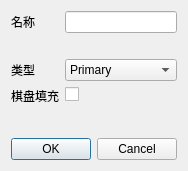
<?xml version="1.0" encoding="UTF-8"?>
<ui version="4.0">
 <class>NewTilesetDialog</class>
 <widget class="QDialog" name="NewTilesetDialog">
  <property name="geometry">
   <rect>
    <x>0</x>
    <y>0</y>
    <width>450</width>
    <height>209</height>
   </rect>
  </property>
  <property name="windowTitle">
   <string>添加新 Tileset</string>
  </property>
  <property name="modal">
   <bool>true</bool>
  </property>
  <layout class="QVBoxLayout" name="verticalLayout">
   <property name="sizeConstraint">
    <enum>QLayout::SizeConstraint::SetFixedSize</enum>
   </property>
   <item>
    <widget class="QFrame" name="form">
     <layout class="QFormLayout" name="formLayout">
      <property name="leftMargin">
       <number>0</number>
      </property>
      <property name="topMargin">
       <number>0</number>
      </property>
      <property name="rightMargin">
       <number>0</number>
      </property>
      <property name="bottomMargin">
       <number>0</number>
      </property>
      <item row="0" column="0">
       <widget class="QLabel" name="label_Name">
        <property name="text">
         <string>名称</string>
        </property>
       </widget>
      </item>
      <item row="0" column="1">
       <widget class="QLineEdit" name="lineEdit_Name">
        <property name="clearButtonEnabled">
         <bool>true</bool>
        </property>
       </widget>
      </item>
      <item row="1" column="1">
       <widget class="QLabel" name="label_NameError">
        <property name="visible">
         <bool>false</bool>
        </property>
        <property name="styleSheet">
         <string notr="true">color: rgb(255, 0, 0)</string>
        </property>
        <property name="text">
         <string/>
        </property>
       </widget>
      </item>
      <item row="2" column="0">
       <widget class="QLabel" name="label_Type">
        <property name="text">
         <string>类型</string>
        </property>
       </widget>
      </item>
      <item row="2" column="1">
       <widget class="NoScrollComboBox" name="comboBox_Type">
        <property name="editable">
         <bool>false</bool>
        </property>
        <item>
         <property name="text">
          <string>Primary</string>
         </property>
        </item>
        <item>
         <property name="text">
          <string>Secondary</string>
         </property>
        </item>
       </widget>
      </item>
      <item row="3" column="0">
       <widget class="QLabel" name="label_CheckerboardFill">
        <property name="text">
         <string>棋盘填充</string>
        </property>
       </widget>
      </item>
      <item row="3" column="1">
       <widget class="QCheckBox" name="checkBox_CheckerboardFill">
        <property name="toolTip">
         <string>&lt;html&gt;&lt;head/&gt;&lt;body&gt;&lt;p&gt;如果启用，新图块集中的地图块将使用图块1和图块2交替填充。如果未启用，所有地图块将使用图块0填充。&lt;/p&gt;&lt;/body&gt;&lt;/html&gt;</string>
        </property>
       </widget>
      </item>
      <item row="4" column="0" colspan="2">
       <spacer name="verticalSpacer">
        <property name="orientation">
         <enum>Qt::Orientation::Vertical</enum>
        </property>
        <property name="sizeHint" stdset="0">
         <size>
          <width>20</width>
          <height>1</height>
         </size>
        </property>
       </spacer>
      </item>
     </layout>
    </widget>
   </item>
   <item>
    <widget class="QLabel" name="label_GenericError">
     <property name="visible">
      <bool>false</bool>
     </property>
     <property name="styleSheet">
      <string notr="true">color: rgb(255, 0, 0)</string>
     </property>
     <property name="text">
      <string/>
     </property>
     <property name="wordWrap">
      <bool>true</bool>
     </property>
    </widget>
   </item>
   <item>
    <widget class="QDialogButtonBox" name="buttonBox">
     <property name="orientation">
      <enum>Qt::Orientation::Horizontal</enum>
     </property>
     <property name="standardButtons">
      <set>QDialogButtonBox::StandardButton::Cancel|QDialogButtonBox::StandardButton::Ok</set>
     </property>
     <property name="centerButtons">
      <bool>false</bool>
     </property>
    </widget>
   </item>
  </layout>
 </widget>
 <customwidgets>
  <customwidget>
   <class>NoScrollComboBox</class>
   <extends>QComboBox</extends>
   <header>noscrollcombobox.h</header>
  </customwidget>
 </customwidgets>
 <resources/>
 <connections/>
</ui>
